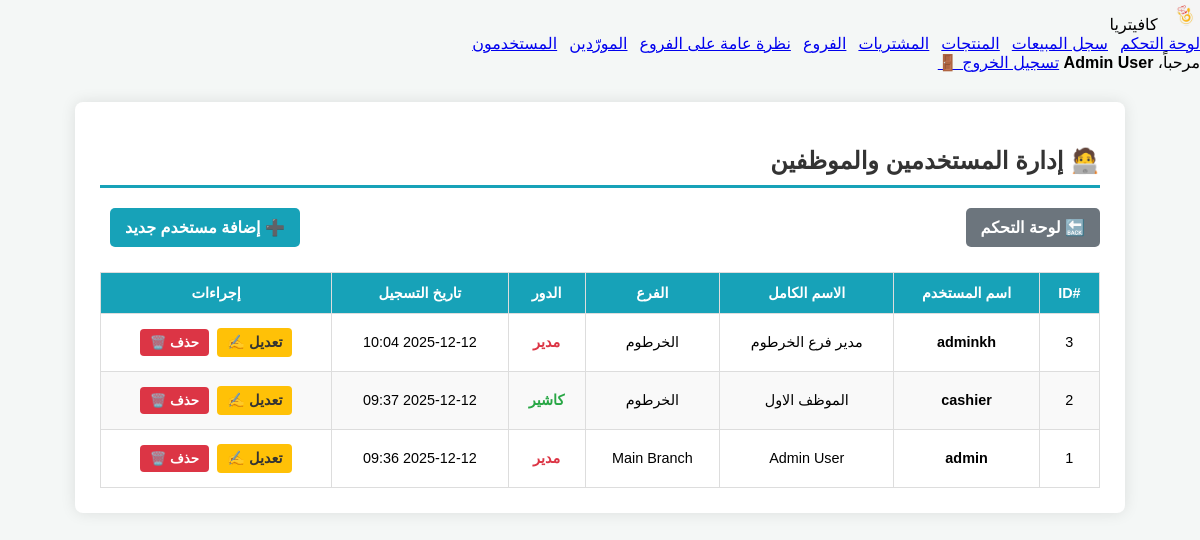
The page /manage_users.php (signed in) on the database its author committed.
### tables this page shows
CREATE TABLE `users` (
  `user_id` int(10) UNSIGNED NOT NULL,
  `username` varchar(100) NOT NULL,
  `password_hash` varchar(255) NOT NULL,
  `role` enum('admin','cashier') NOT NULL DEFAULT 'cashier',
  `full_name` varchar(255) DEFAULT NULL,
  `is_active` tinyint(1) NOT NULL DEFAULT 1,
  `branch_id` int(10) UNSIGNED DEFAULT NULL,
  `created_at` datetime NOT NULL DEFAULT current_timestamp()
);

CREATE TABLE `branches` (
  `branch_id` int(10) UNSIGNED NOT NULL,
  `name` varchar(255) NOT NULL,
  `address` varchar(500) DEFAULT NULL,
  `phone` varchar(50) DEFAULT NULL,
  `created_at` datetime NOT NULL DEFAULT current_timestamp()
);

### manage_users.php (the view, shortened to what this page needs)
<?php
require_once 'auth_check.php';
$sql_users = "SELECT u.user_id, u.username, u.role, u.full_name, u.created_at, b.name AS branch_name
          FROM users u
          LEFT JOIN branches b ON u.branch_id = b.branch_id
          ORDER BY u.user_id DESC";
$result_users = $conn->query($sql_users);
$users = [];
if ($result_users) {
    while($row = $result_users->fetch_assoc()) {
        $users[] = $row;
    }
} else {
    $message = "❌ حدث خطأ في جلب بيانات المستخدمين: " . $conn->error;
}
?>
<!DOCTYPE html>
<html lang="ar" dir="rtl">
<head>
</head>
<body>
<?php require_once 'includes/admin_header.php'; ?>
<div class="container">
        <h2>
            🧑‍💻 إدارة المستخدمين والموظفين
        </h2>
        <div class="nav-links">
            <a href="dashboard.php" class="back-link">🔙 لوحة التحكم</a>
            <a href="add_user.php" class="add-link">➕ إضافة مستخدم جديد</a>
        </div>
        <?php if (!empty($users)): ?>
            <table class="user-table">
                <thead>
                    <tr>
                        <th>#ID</th>
                        <th>اسم المستخدم</th>
                        <th>الاسم الكامل</th>
                        <th>الفرع</th>
                        <th>الدور</th>
                        <th>تاريخ التسجيل</th> <th>إجراءات</th>
                    </tr>
                </thead>
                <tbody>
                    <?php foreach ($users as $user): ?>
                    <?php
                        $role_class = $user['role'] === 'admin' ? 'role-admin' : 'role-cashier';
                        $role_text = $user['role'] === 'admin' ? 'مدير' : 'كاشير';
                    ?>
                    <tr>
                        <td><?php echo $user['user_id']; ?></td>
                        <td style="font-weight: bold;"><?php echo htmlspecialchars($user['username']); ?></td>
                        <td><?php echo htmlspecialchars($user['full_name'] ?? '-'); ?></td>
                        <td><?php echo htmlspecialchars($user['branch_name'] ?? '-'); ?></td>
                        <td><span class="<?php echo $role_class; ?>"><?php echo $role_text; ?></span></td>
                        <td><?php echo date('Y-m-d H:i', strtotime($user['created_at'])); ?></td> <td>
                            <a href="edit_user.php?id=<?php echo $user['user_id']; ?>" class="action-btn edit-btn">تعديل ✍️</a>
                            <button class="action-btn delete-btn" onclick="confirmDelete(<?php echo $user['user_id']; ?>, '<?php echo htmlspecialchars($user['username']); ?>')">
                                حذف 🗑️
                            </button>
                        </td>
                    </tr>
                    <?php endforeach; ?>
                </tbody>
            </table>
        <?php else: ?>
            <p style="text-align: center; padding: 30px; background-color: #fff3cd; border: 1px dashed #ffeeba;">لا توجد حسابات مستخدمين مسجلة حالياً في النظام.</p>
        <?php endif; ?>
    </div>
</body>
</html>

### manage_users.php (style rules this page uses)
body { font-family: Tahoma, sans-serif; background-color: #f4f7f6; margin: 0; padding: 0; }
.container { max-width: 1000px; margin: 30px auto; background-color: #fff; padding: 25px; border-radius: 8px; box-shadow: 0 0 15px rgba(0,0,0,0.1); }
h2 { border-bottom: 3px solid #17a2b8; padding-bottom: 10px; color: #333; display: flex; justify-content: space-between; align-items: center; }
.nav-links { margin-bottom: 25px; display: flex; justify-content: space-between; align-items: center; }
.nav-links a { text-decoration: none; padding: 10px 15px; border-radius: 5px; font-weight: bold; transition: background-color 0.2s; margin-left: 10px; }
.add-link { background-color: #17a2b8; color: white; }
.back-link { background-color: #6c757d; color: white; }
.user-table { width: 100%; border-collapse: collapse; margin-top: 20px; font-size: 0.9em; text-align: center; }
.user-table th, .user-table td { border: 1px solid #ddd; padding: 12px; }
.user-table th { background-color: #17a2b8; color: white; }
.user-table tr:nth-child(even) { background-color: #f9f9f9; }
.action-btn { padding: 6px 10px; border: none; border-radius: 4px; cursor: pointer; font-weight: bold; text-decoration: none; display: inline-block; margin: 2px; transition: opacity 0.2s; }
.edit-btn { background-color: #ffc107; color: #333; }
.delete-btn { background-color: #dc3545; color: white; }
.role-admin { color: #dc3545; font-weight: bold; }
.role-cashier { color: #28a745; font-weight: bold; }

### rows shown on the page
users: user_id "3", username "adminkh", full_name "مدير فرع الخرطوم", branch.name "الخرطوم", role "مدير", created_at "2025-12-12 10:04"
users: user_id "2", username "cashier", full_name "الموظف الاول", branch.name "الخرطوم", role "كاشير", created_at "2025-12-12 09:37"
users: user_id "1", username "admin", full_name "Admin User", branch.name "Main Branch", role "مدير", created_at "2025-12-12 09:36"

### other values the page prints
RESTAURANT_NAME "كافيتريا"
$_SESSION['full_name'] "Admin User"
